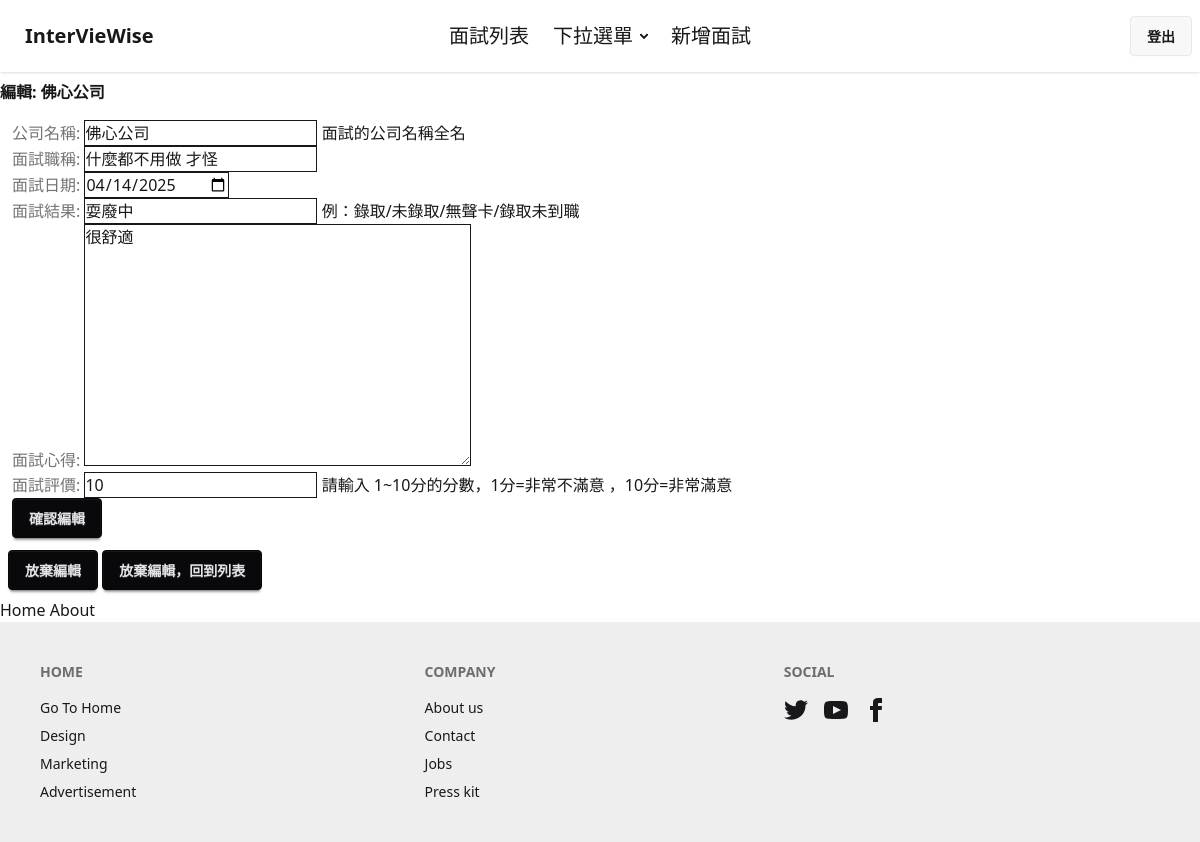
Page /interviews/2/edit (signed in) on the committed database.
### interviews/models.py (models this page shows)
class Interview(models.Model):   # 新增一個類別 Interview  ， 繼承了 models.Model 這個類別
    company_name =  models.CharField(max_length=100,null=False)  # 預設值 就是null=False
    position =  models.CharField(max_length=50)
    interview_date = models.DateField(null=True)  #null = True 代表：  這個非必填
    review = models.TextField()
    rating = models.PositiveSmallIntegerField(default=5)
    result = models.CharField(max_length=50,null=True)
    user = models.ForeignKey(User,on_delete=models.CASCADE)

### interviews/views.py (the view)
# urls.py: path("<id>/edit",views.edit,name="edit"),
@login_required
def edit(request,id):
    interview = get_object_or_404(Interview,pk=id)
    form = InterviewForm(instance=interview)
    return render(
        request,
        "interviews/edit.html",
        {"interview":interview,
         "form":form,
        },
    )

### interviews/form.py
class InterviewForm(ModelForm):
    class Meta:
        model = Interview
        fields = [
            "company_name",
            "position",
            "interview_date",
            "result",
            "review",
            "rating",
        ]
        labels = {
            "company_name" :  "公司名稱",
            "position":  "面試職稱",
            "interview_date":  "面試日期",
            "review":  "面試心得",
            "result":  "面試結果",
            "rating":  "面試評價",
        }
        help_texts = {
            "company_name" :  "面試的公司名稱全名",
            "result":  "例：錄取/未錄取/無聲卡/錄取未到職",
            "rating":  "請輸入 1~10分的分數，1分=非常不滿意 ，10分=非常滿意",
        }
        widgets = {
            "interview_date":DateInput({ "type" :"date" })
        }

### interviews/templates/interviews/edit.html (shortened to what this page needs)
{%  extends "layouts/default.html" %}
{% block 'main' %}
<legend class="fieldset-legend">
<h1>編輯:  {{ interview.company_name}}</h1>
</legend>
<form action="{% url 'interviews:show' interview.id %}" method="post" class="m-3">
    {% for field in form %}
        <div>
            <label class="label">
                {{ field.label_tag }}
            </label>
            {{ field }}
            {{ field.help_text}}
        </div>
    {% endfor %}
    <input type="submit" value="確認編輯" class="btn btn-neutral">
</form>
<div class="m-2">
    <a href="{% url 'interviews:show' interview.id %}" class="btn btn-neutral">放棄編輯</a>
    <a href="{% url 'interviews:index' %}" class="btn btn-neutral">放棄編輯，回到列表</a>
</div>
{% endblock  %}

### rows in the picture
Interview: company_name "佛心公司", form "佛心公司" "什麼都不用做 才怪" "04/14/2025" "耍廢中" "很舒適" "10"

### other values in the picture
{{ field.label_tag }} "公司名稱:" "面試職稱:" "面試日期:" "面試結果:" "面試心得:" "面試評價:"
{{ field.help_text }} "面試的公司名稱全名" "例：錄取/未錄取/無聲卡/錄取未到職" "請輸入 1~10分的分數，1分=非常不滿意 ，10分=非常滿意"
